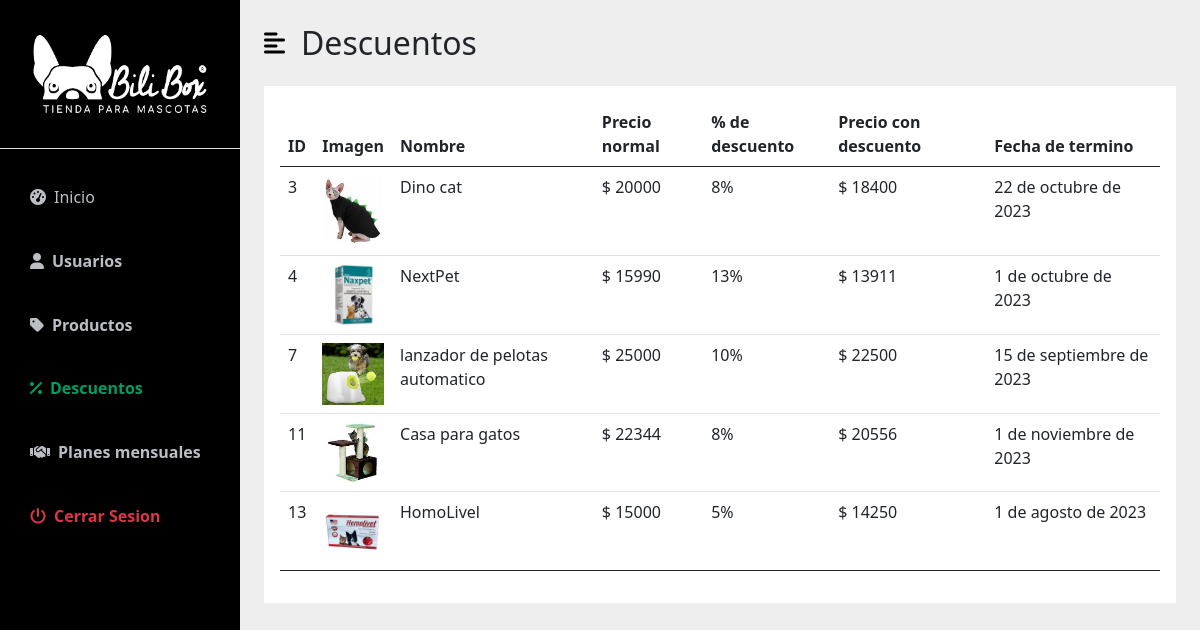
/dash_admin/descuentos/, run on the app's committed database.
### App/models.py (models this page shows, shortened)
class Articulo(models.Model):
    imagen = models.ImageField(upload_to='articulos/')
    nombre = models.CharField(max_length=50)
    descripcion = models.CharField(max_length=200, null=True, blank=True)
    precio = models.IntegerField()
    seccion = models.CharField( max_length=30)
    stock = models.IntegerField()
    created = models.DateTimeField(auto_now_add=True)
    updated = models.DateTimeField(auto_now_add=True)
    class Meta:
        verbose_name = 'articulo'
        verbose_name_plural = 'articulos'

### AppDescuento/models.py (models this page shows, shortened)
class Descuento(models.Model):
    producto = models.ForeignKey(Articulo, on_delete=models.CASCADE, related_name='descuento')
    pct = models.IntegerField()
    fec_ini = models.DateField()
    fec_ter = models.DateField()
    class Meta:
        db_table = 'descuento' #Como se va a ver en la basen de datos
        verbose_name ='descuento'
        verbose_name_plural ='descuentos'

### AppDashboardAdmin/views.py (the view)
# urls.py: path('descuentos/',views.descuento, name='descuentos'),
def descuento(request):
    descuentos = Descuento.objects.all()
    productos = Articulo.objects.all()
    for producto in productos:
        for descuento in descuentos:
            if producto == descuento.producto:
                producto.precio = round(producto.precio - (producto.precio * descuento.pct) / 100)
    data ={
        'descuentos': descuentos,
        'productos':productos
    }
    return render(request,'descuento/descuento.html',data)

### AppCarro/context_processor.py (called while the page is built)
def importe_total_carro(request):
    total=0
    try:
      if request.user.is_authenticated:
        for key, value in request.session["carro"].items():
          total = total + (int(value["precio"]) * value["cantidad"])
      else:
        pass
    except:
      pass
    return {'importe_total_carro':total}

### AppDashboardAdmin/templates/descuento/descuento.html (shortened to what this page needs)
{% extends "dash_admin/base_dash_admin.html" %}
{% load static %}
{% block content %}
<div id="page-content-wrapper">
    <nav class="navbar navbar-expand-lg navbar-light bg-transparent py-4 px-4">
        <div class="d-flex align-items-center">
            <i class="fas fa-align-left primary-text fs-4 me-3" id="menu-toggle"></i>
            <h2 class="fs-2 m-0">Descuentos</h2>
        </div>
    </nav>
    <div class="container-fluid px-4 ">
        <div class="p-3" style="background-color: white;">
            <table class="table">
                <thead>
                    <tr>
                        <th>ID</th>
                        <th>Imagen</th>
                        <th>Nombre</th>
                        <th>Precio normal</th>
                        <th>% de descuento</th>
                        <th>Precio con descuento</th>
                        <th>Fecha de termino</th>
                    </tr>
                </thead>
                    {% for producto in productos %}
                        {% for descuento in descuentos %}
                        {% if producto.id == descuento.producto.id %}
                        <tr>
                            <td>{{producto.id}}</td>
                            <td class="col-1">
                                <img src="{{producto.imagen.url}}" alt="" class="img-fluid">
                            </td>
                            <td>{{producto.nombre}}</td>
                            <td>$ {{descuento.producto.precio}}</td>
                            <td>{{descuento.pct}}%</td>
                            <td>$ {{producto.precio}}</td>
                            <td>{{descuento.fec_ter}}</td>
                        </tr>
                        {% endif %}
                        {% endfor %}
                    {% endfor %}
            </table>
        </div>
    </div>
</div>
{% endblock %}

### AppDashboard/static/css/dash-style.css (style rules this page uses)
:root { --main-bg-color: #009d63; --main-text-color: #009d63; --second-text-color: #bbbec5; --second-bg-color: #c1efde; }
.primary-text { color: var(--main-text-color); }
#page-content-wrapper { min-width: 100vw; }
#menu-toggle { cursor: pointer; color: black; }
@media (min-width: 768px) { #page-content-wrapper { min-width: 0; width: 100%; } }

### data on the page
Articulo: id "3", nombre "Dino cat", precio "18400"
Descuento: imagen (picture), producto.precio "20000", pct "8", fec_ter "22 de octubre de 2023"
Articulo: id "4", nombre "NextPet", precio "13911"
Descuento: imagen (picture), producto.precio "15990", pct "13", fec_ter "1 de octubre de 2023"
Articulo: id "7", nombre "lanzador de pelotas automatico", precio "22500"
Descuento: imagen (picture), producto.precio "25000", pct "10", fec_ter "15 de septiembre de 2023"
Articulo: id "11", nombre "Casa para gatos", precio "20556"
Descuento: imagen (picture), producto.precio "22344", pct "8", fec_ter "1 de noviembre de 2023"
Articulo: id "13", nombre "HomoLivel", precio "14250"
Descuento: imagen (picture), producto.precio "15000", pct "5", fec_ter "1 de agosto de 2023"
